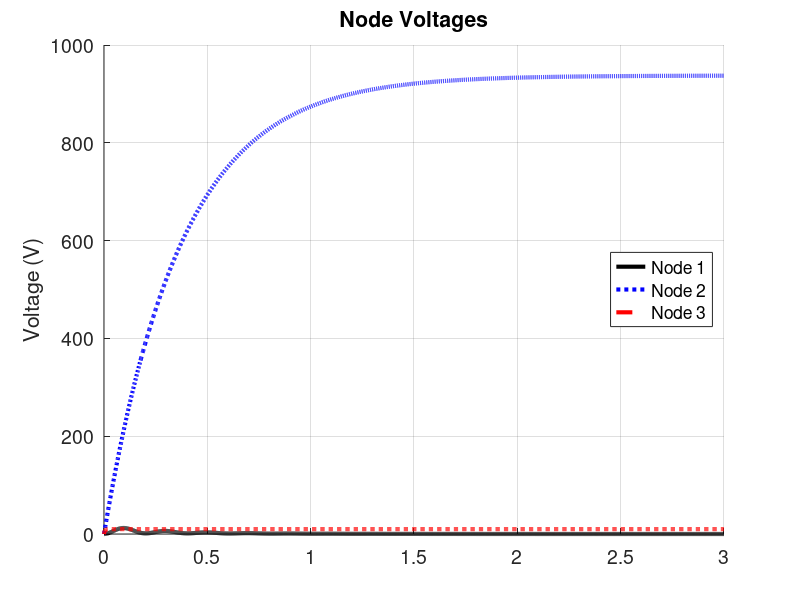
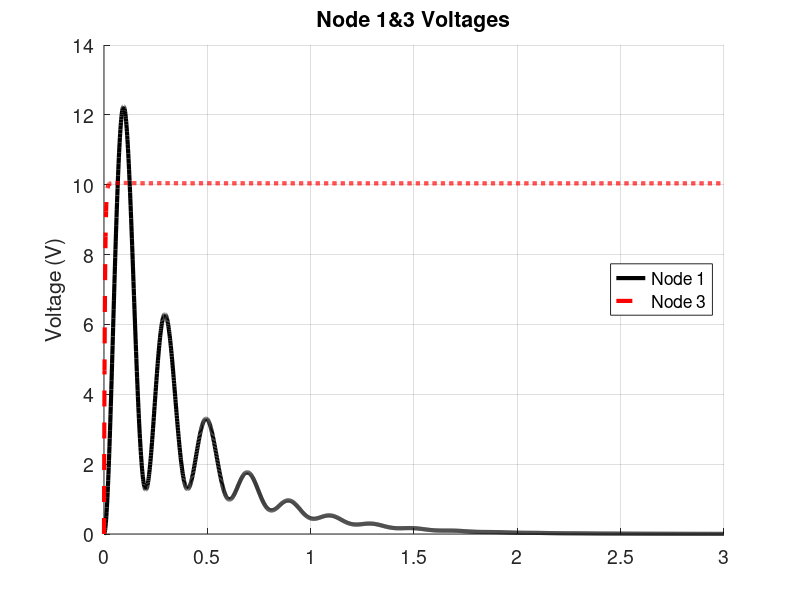

The MATLAB script that drew these images, in order:
%%%%%%%%%%%%%%%%%%%%%%%%%%%%%%
% Review of Nodal Analysis
% 
% I'm just trying to recreate (functionality wise) the nodal.m script.
% Note: All variables cleared when this is run.
% 
% Author: Henrique Saito
%%%%%%%%%%%%%%%%%%%%%%%%%%%%%%

clear all; clc;

% Parameters
R1 = 200;
R2 = 500;
R3 = 300;
L1 = 1;
L2 = 2;
C1 = 1e-3;
C2 = 2e-3;

I = 5;

% Solving

s = tf('s');
yR1 = 1/R1;
yR2 = 1/R2;
yR3 = 1/R3;
yL1 = 1/(s * L1);
yL2 = 1/(s * L2);
yC1 = s*C1;
yC2 = s*C2;

Y = [yR1+yL1+yC1+yR3  -yR3            0
     -yR3              yR3+yR2+yC2   -yR2
     0                -yR2           yR2+yL2
     ];

I_vec = [0; I; 0];

V = inv(Y) * I_vec

[v, t] = step(V);

%%%%%%%%%%%%%%%%
% Plot
%%%%%%%%%%%%%%%%
% Plot all voltages together
figure(1); clf; hold on; grid on;
plot(t, v(:,1), 'k-', 'Linewidth', 3);
plot(t, v(:,2), 'b:', 'Linewidth', 3);
plot(t, v(:,3), 'r--', 'Linewidth', 3);
title('Node Voltages');
ylabel('Voltage (V)');
legend('Node 1', 'Node 2', 'Node 3', 'Location', 'East');
set(gca, 'FontSize', 14);
% Re-Plot voltage at node 1 by itself
figure(2); clf; hold on; grid on;
plot(t, v(:,1), 'k-', 'Linewidth', 3);
plot(t, v(:,3), 'r--', 'Linewidth', 3);
title('Node 1&3 Voltages');
ylabel('Voltage (V)');
legend('Node 1', 'Node 3', 'Location', 'East');
set(gca, 'FontSize', 14);

